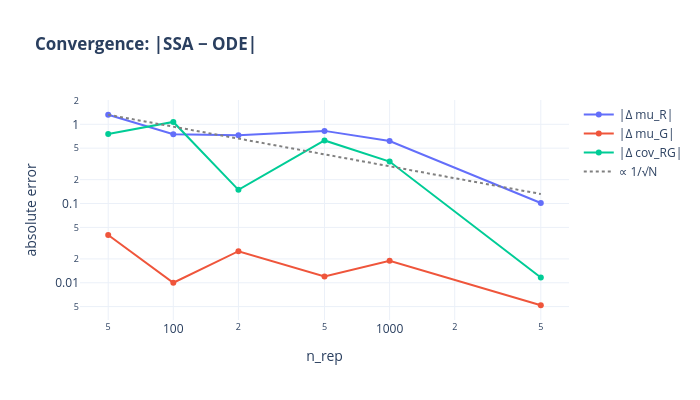

Notebook code for this chart:
### Code cell
fig = go.Figure()
for key in ["mu_R", "mu_G", "cov_RG"]:
    fig.add_trace(go.Scatter(x=n_rep_values, y=errors[key],
                             mode="lines+markers", name=f"|Δ {key}|"))

# 1/sqrt(N) guide line
guide = errors["mu_R"][0] * np.sqrt(n_rep_values[0] / np.array(n_rep_values, float))
fig.add_trace(go.Scatter(x=n_rep_values, y=guide, mode="lines",
                         line=dict(dash="dot", color="gray"), name="∝ 1/√N"))

fig.update_layout(template="plotly_white", title="<b>Convergence: |SSA − ODE|</b>",
                  width=700, height=400)
fig.update_xaxes(title_text="n_rep", type="log")
fig.update_yaxes(title_text="absolute error", type="log")
fig.show()

### Figure 1 — Plotly figure (JSON) as saved in the notebook; plotly's stock layout.template omitted (floating-point values rounded to 4 significant figures)
{"data": [{"mode": "lines+markers", "name": "|Δ mu_R|", "type": "scatter", "x": [50, 100, 200, 500, 1000, 5000], "y": [1.32, 0.75, 0.725, 0.826, 0.615, 0.1016]}, {"mode": "lines+markers", "name": "|Δ mu_G|", "type": "scatter", "x": [50, 100, 200, 500, 1000, 5000], "y": [0.04, 0.01, 0.025, 0.012, 0.019, 0.0052]}, {"mode": "lines+markers", "name": "|Δ cov_RG|", "type": "scatter", "x": [50, 100, 200, 500, 1000, 5000], "y": [0.7529, 1.071, 0.1489, 0.6258, 0.3384, 0.01168]}, {"line": {"color": "gray", "dash": "dot"}, "mode": "lines", "name": "∝ 1/√N", "type": "scatter", "x": [50, 100, 200, 500, 1000, 5000], "y": [1.32, 0.9334, 0.66, 0.4174, 0.2952, 0.132]}], "layout": {"height": 400, "title": {"text": "<b>Convergence: |SSA − ODE|</b>"}, "width": 700, "xaxis": {"title": {"text": "n_rep"}, "type": "log"}, "yaxis": {"title": {"text": "absolute error"}, "type": "log"}}}
